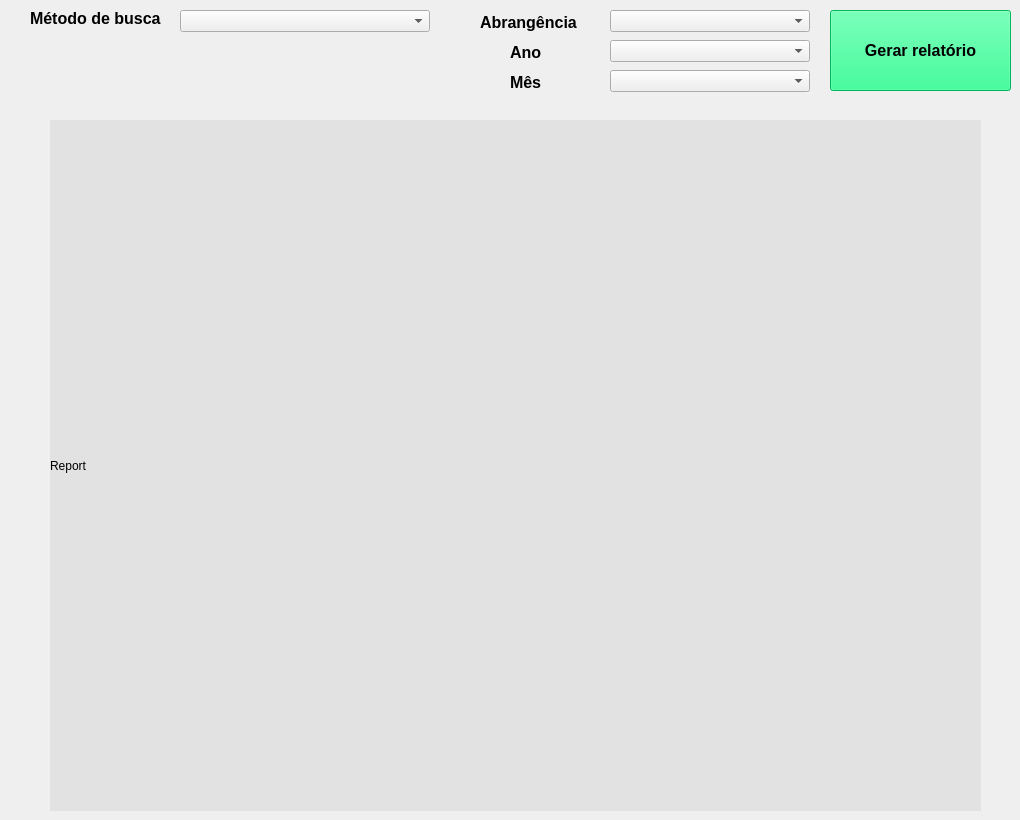
     <widget class="QWidget" name="tab">
      <attribute name="title">
       <string>Estatísticas</string>
      </attribute>
      <widget class="QComboBox" name="estat_method_comboBox">
       <property name="geometry">
        <rect>
         <x>180</x>
         <y>10</y>
         <width>250</width>
         <height>22</height>
        </rect>
       </property>
       <property name="minimumSize">
        <size>
         <width>250</width>
         <height>0</height>
        </size>
       </property>
      </widget>
      <widget class="QLabel" name="estat_method_label">
       <property name="geometry">
        <rect>
         <x>30</x>
         <y>10</y>
         <width>141</width>
         <height>16</height>
        </rect>
       </property>
       <property name="font">
        <font>
         <pointsize>12</pointsize>
         <weight>75</weight>
         <bold>true</bold>
        </font>
       </property>
       <property name="text">
        <string>Método de busca</string>
       </property>
      </widget>
      <widget class="QLabel" name="label_27">
       <property name="geometry">
        <rect>
         <x>480</x>
         <y>10</y>
         <width>111</width>
         <height>25</height>
        </rect>
       </property>
       <property name="minimumSize">
        <size>
         <width>0</width>
         <height>25</height>
        </size>
       </property>
       <property name="font">
        <font>
         <pointsize>12</pointsize>
         <weight>75</weight>
         <bold>true</bold>
        </font>
       </property>
       <property name="text">
        <string>Abrangência</string>
       </property>
      </widget>
      <widget class="QComboBox" name="abrangencia_comboBox">
       <property name="geometry">
        <rect>
         <x>610</x>
         <y>10</y>
         <width>200</width>
         <height>22</height>
        </rect>
       </property>
       <property name="minimumSize">
        <size>
         <width>200</width>
         <height>0</height>
        </size>
       </property>
      </widget>
      <widget class="QComboBox" name="year_comboBox">
       <property name="geometry">
        <rect>
         <x>610</x>
         <y>40</y>
         <width>200</width>
         <height>22</height>
        </rect>
       </property>
       <property name="minimumSize">
        <size>
         <width>200</width>
         <height>0</height>
        </size>
       </property>
      </widget>
      <widget class="QComboBox" name="month_comboBox">
       <property name="geometry">
        <rect>
         <x>610</x>
         <y>70</y>
         <width>200</width>
         <height>22</height>
        </rect>
       </property>
       <property name="minimumSize">
        <size>
         <width>200</width>
         <height>0</height>
        </size>
       </property>
      </widget>
      <widget class="QLabel" name="label_28">
       <property name="geometry">
        <rect>
         <x>510</x>
         <y>40</y>
         <width>41</width>
         <height>25</height>
        </rect>
       </property>
       <property name="minimumSize">
        <size>
         <width>0</width>
         <height>25</height>
        </size>
       </property>
       <property name="font">
        <font>
         <pointsize>12</pointsize>
         <weight>75</weight>
         <bold>true</bold>
        </font>
       </property>
       <property name="text">
        <string>Ano</string>
       </property>
      </widget>
      <widget class="QLabel" name="label_29">
       <property name="geometry">
        <rect>
         <x>510</x>
         <y>70</y>
         <width>41</width>
         <height>25</height>
        </rect>
       </property>
       <property name="minimumSize">
        <size>
         <width>0</width>
         <height>25</height>
        </size>
       </property>
       <property name="font">
        <font>
         <pointsize>12</pointsize>
         <weight>75</weight>
         <bold>true</bold>
        </font>
       </property>
       <property name="text">
        <string>Mês</string>
       </property>
      </widget>
      <widget class="QPushButton" name="report_pushButton">
       <property name="geometry">
        <rect>
         <x>830</x>
         <y>10</y>
         <width>181</width>
         <height>81</height>
        </rect>
       </property>
       <property name="font">
        <font>
         <pointsize>12</pointsize>
         <weight>75</weight>
         <bold>true</bold>
        </font>
       </property>
       <property name="styleSheet">
        <string notr="true">background-color: rgb(0, 255, 127);</string>
       </property>
       <property name="text">
        <string>Gerar relatório</string>
       </property>
      </widget>
      <widget class="QLabel" name="report_label">
       <property name="geometry">
        <rect>
         <x>50</x>
         <y>120</y>
         <width>931</width>
         <height>691</height>
        </rect>
       </property>
       <property name="styleSheet">
        <string notr="true">background-color: rgb(226, 226, 226);</string>
       </property>
       <property name="text">
        <string>Report</string>
       </property>
      </widget>
     </widget>
